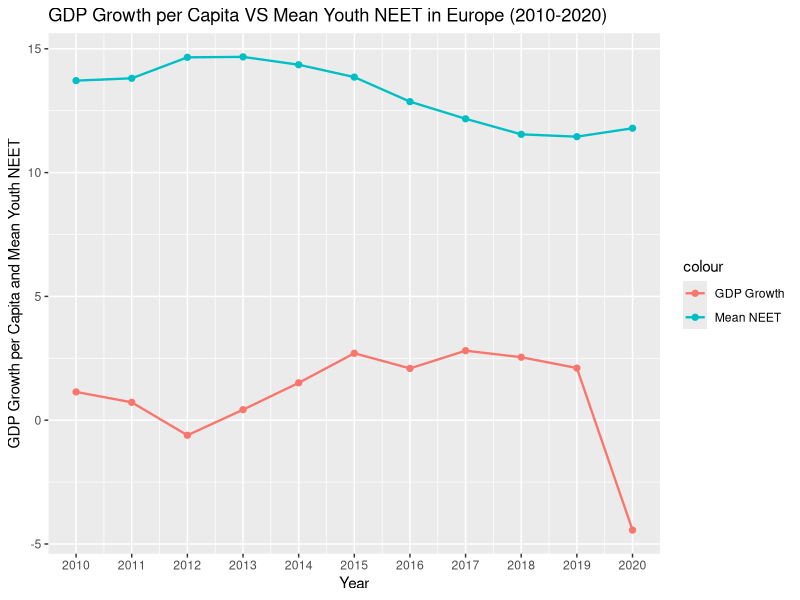

This figure's R source:
library(tidyverse)
library(dplyr)
library(ggplot2)
setwd("C:/Users/User/Downloads")

GDP <- read.csv("gdp-per-capita-worldbank.csv")
NEET <- read.csv("youth-not-in-education-employment-training.csv")
Continents <- read.csv("continents-according-to-our-world-in-data.csv")

youth_NEET <- NEET %>%
  filter(Year >= 2010, Year <= 2020) %>%
  inner_join(Continents, Year, by = "Entity") %>%
  select(-Year.y, -Code.y) %>%
  filter(Continent == "Europe")

GDP <- GDP %>%
  filter(Year >= 2009, Year <= 2020) %>%
  inner_join(Continents, Year, by = "Entity") %>%
  select(-Year.y, -Code.y) %>%
  filter(Continent == "Europe")

GDP_Growth <- GDP %>%
  group_by(Year.x) %>%
  summarise(Total_GDP = sum(GDP.per.capita..PPP..constant.2017.international...)) %>%
  mutate(GDP_Growth = ((Total_GDP - lag(Total_GDP)) / lag(Total_GDP)) * 100)

mean_youth_NEET <- youth_NEET %>%
  group_by(Year.x) %>%
  summarise(mean_NEET = mean(Share.of.youth.not.in.education..employment.or.training..total....of.youth.population.))

GDP_Growth_NEET <- inner_join(GDP_Growth, mean_youth_NEET, by = "Year.x")

ggplot(GDP_Growth_NEET, aes(x = Year.x)) + 
  geom_point(aes(y = mean_NEET, colour = "Mean NEET"), size = 1.8)+
  geom_line(aes(y = mean_NEET, colour = "Mean NEET"), size = 0.8)+
  geom_point(aes(y = GDP_Growth, colour = "GDP Growth"), size = 1.8) + 
  geom_line(aes(y = GDP_Growth, colour = "GDP Growth"), size = 0.8) + 
  scale_x_continuous(breaks = 2010:2020) + 
  labs(title = "GDP Growth per Capita VS Mean Youth NEET in Europe (2010-2020)", x = "Year", y = "GDP Growth per Capita and Mean Youth NEET")